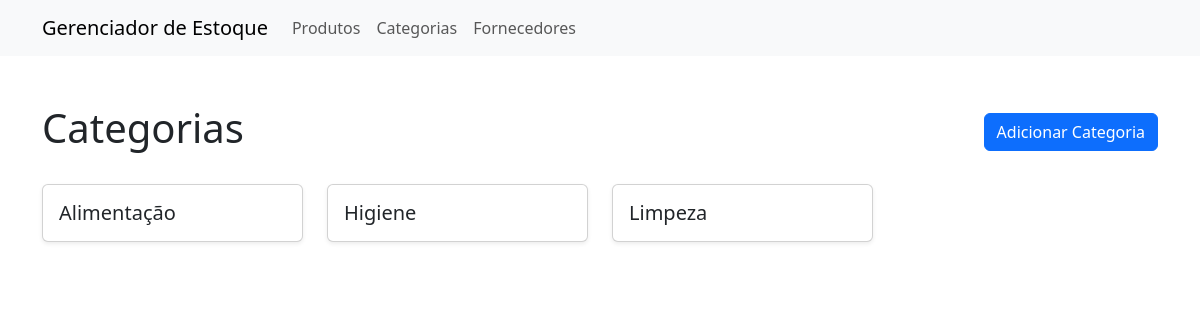
The page /estoque/categorias/ on the database as committed earlier.
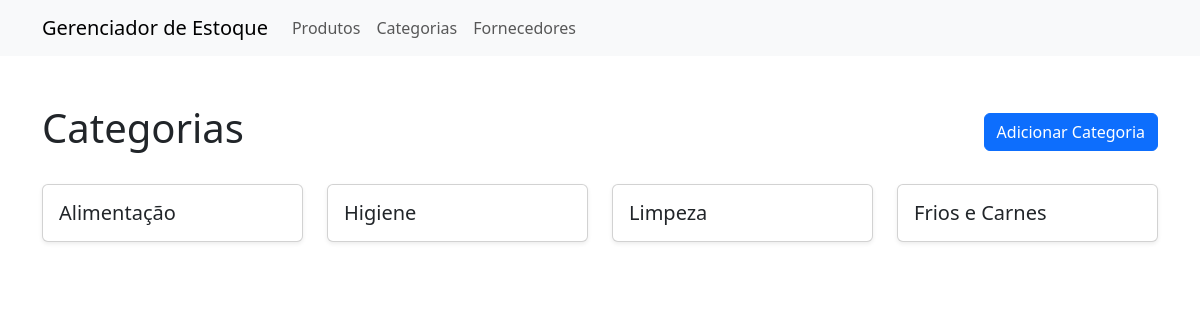
The same page on the database as committed later.
### estoque/models.py (models this page shows)
class Categoria(models.Model):
    nome = models.CharField(max_length=250, unique=True)
    def __str__(self):
        return self.nome

### estoque/views.py (the view)
# urls.py: path('categorias/', CategoriasView, name="categorias"),
def CategoriasView(request):
    categorias = Categoria.objects.all()
    context = {'categorias': categorias}
    return render(request, "categorias.html", context)

### estoque/templates/categorias.html (shortened to what this page needs)
{% extends 'base.html' %}
{% block content %}
<div class="container my-5">
    <div class="d-flex align-items-center justify-content-between mb-4">
        <h1>Categorias</h1>
        <div>
            <a class="btn btn-primary" href="{% url 'categoria-add' %}" role="button" style="height: min-content;">Adicionar Categoria</a>
        </div>
    </div>
    <div class="row row-cols-1 row-cols-sm-2 row-cols-md-3 row-cols-lg-4 g-4">
        {% for categoria in categorias %}
        <div class="col">
            <div class="card h-100 shadow-sm">
                <div class="card-body">
                    <h5 class="card-title mb-0">{{categoria}}</h5>
                </div>
            </div>
        </div>
        {% endfor %}
    </div>
</div>
{% endblock %}

Rows that differ between the two databases and show on the page:
added Categoria: nome "Frios e Carnes"
